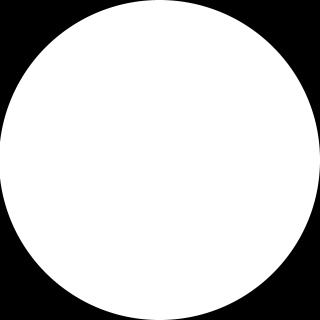
#> input picture Images/white_circle.jpg, 320 x 320 px; its folder holds only this picture in this run
$ python -i tools.py   (imports and definitions only)
#> lines starting #> are read from the running program, lines starting #| are printed output that depends on the picture; after the words box and inside, x2 and y2 are one past the last pixel; in counts of white or black regions, pixels touching at a corner belong together
#> further down, picture is the input picture: shape (320, 320, 3); min 0, max 255, mean 200.9
import cv2
from scipy.optimize import minimize_scalar
from skimage.metrics import structural_similarity as ssim
import os
import numpy as np


# [46 lines left out: functions crop_to_circle, rotate_image, not called in this run]


def calculate_balance(img, thresh_value=50):
    '''
    Returns the number of pixels above a given threshold on the left and right half of an image
        Paremeters:
            img (numpy array): the image to be cropped
            thresh_value (int) : the value of the threshold above which to count pixels, by default the value is 50

        Returns:
            (pixels_left, pixels_right) (tuple of two ints): the number of pixels above the threshold on each side of the image
    '''
#> called with thresh_value = 50
    img = binarize_image(img, thresh_value)
#> in binarize_image, `_, img1_binary = cv2.threshold(img1_gray, thresh_value, 255, cv2.THRES..`:
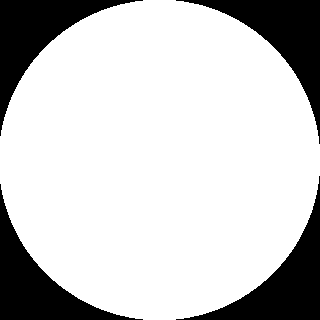
#> img1_binary: shape (320, 320); 79% white; 4 black regions, box (x1, y1, x2, y2) and area: (176, 0, 320, 144) 5438, (176, 176, 320, 320) 5430, (0, 0, 143, 136) 5299, (0, 184, 143, 320) 5289
    width = img.shape[0]
#> width = 320
    img_left = img[0:width, :round(width / 2)]
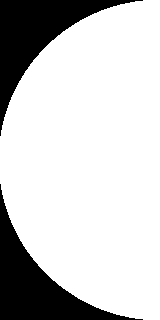
#> img_left: shape (320, 160); 79.3% white; 2 black regions, box (x1, y1, x2, y2) and area: (0, 0, 143, 136) 5299, (0, 184, 143, 320) 5289
    img_right = img[0:width, round(width / 2):]
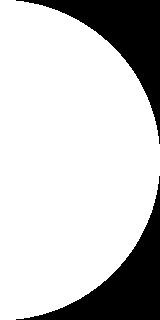
#> img_right: shape (320, 160); 78.8% white; 2 black regions, box (x1, y1, x2, y2) and area: (16, 0, 160, 144) 5438, (16, 176, 160, 320) 5430
    pixels_left = cv2.countNonZero(img_left)
#> pixels_left = 40612
    pixels_right = cv2.countNonZero(img_right)
#> pixels_right = 40332

    return (pixels_left, pixels_right)


# [32 lines left out: functions straighten, match_image_sizes, not called in this run]


def binarize_image(image, thresh_value=70):
    '''
    Returns a binary version of the image
        Paremeters:
            img (numpy array): the image to be filtered
            thresh_value (int): the value of the threshold for the binary filter

        Returns:
            img (numpy array): the filtered image
    '''
    img1_gray = cv2.cvtColor(image, cv2.COLOR_BGR2GRAY)
    _, img1_binary = cv2.threshold(img1_gray, thresh_value, 255, cv2.THRESH_BINARY)

    return img1_binary


# [61 lines left out: functions compare_images, get_most_similar, moon_coordinates, circle_display_on_image, not called in this run]

>>> import cv2
>>> picture = cv2.imread('Images/white_circle.jpg')
>>> result = calculate_balance(picture)
#> result = (40612, 40332)
